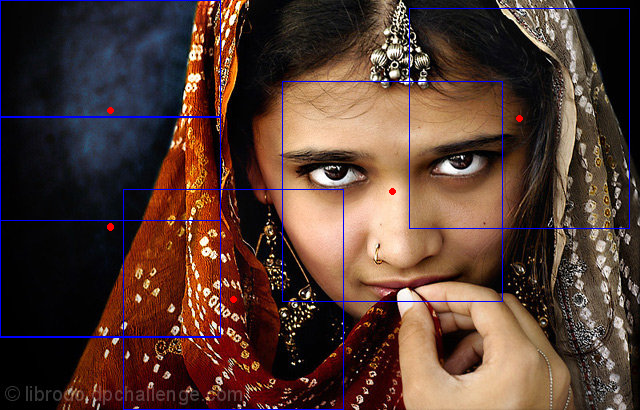
#> input picture multi_patch_subnet/adaptive_patch_selection/girl_patches.png, 640 x 410 px
$ python -i patch_selection.py   (imports and definitions only)   (older library calls are emulated)
#> lines starting #> are read from the running program, lines starting #| are printed output that depends on the picture; after the words box and inside, x2 and y2 are one past the last pixel; in counts of white or black regions, pixels touching at a corner belong together
#!/usr/bin/python

import sys

import os
import numpy as np
import pandas as pd
import cv2
import itertools
import pickle
import glob
import os
from scipy.optimize import minimize
from scipy.linalg import fractional_matrix_power, inv
from cv2 import cvtColor, GaussianBlur, Sobel, CV_64F, COLOR_BGR2HSV, COLOR_BGR2GRAY

#Import saliency map computation function
####################################################################
## Author:
##       Xiang Ruan
##       httpr://ruanxiang.net
##       ruanxiang@gmail.com
## License:
##       GPL 2.0
##       NOTE: the algorithm itself is patented by OMRON, co, Japan
##             my previous employer, so please do not use the algorithm in
##             any commerical product
## Version:
##       1.01
##
## ----------------------------------------------------------------
## A python implementation of manifold ranking saliency
## Usage:
##      import MR
##      import matplotlib.pyplot as plt
##      mr = MR.MR_saliency()
##      sal = mr.saliency(img)
##      plt.imshow(sal)
##      plt.show()
##
## Check paper.pdf for algorithm details
## I leave all th parameters open to maniplating, however, you don't
## have to do it, default values work pretty well, unless you really
## know what you want to do to modify the parameters


import scipy as sp
from skimage.segmentation import slic
from skimage.segmentation import mark_boundaries
from skimage.data import camera
from scipy.linalg import pinv

cv_ver = int(cv2.__version__.split('.')[0])
_cv2_LOAD_IMAGE_COLOR = cv2.IMREAD_COLOR if cv_ver >= 3 else cv2.CV_LOAD_IMAGE_COLOR

class MR_saliency(object):
    """Python implementation of manifold ranking saliency"""
    weight_parameters = {'alpha':0.99,
                         'delta':0.1}
    superpixel_parameters = {'segs':200,
                             'compactness':10,
                             'max_iter':10,
                             'sigma':1,
                             'spacing':None,
                             'multichannel':True,
                             'convert2lab':None,
                             'enforce_connectivity':False,
                             'min_size_factor':0.5,
                             'max_size_factor':3,
                             'slic_zero':False}
    binary_thre = None

    def __init__(self, alpha = 0.99, delta = 0.1,
                 segs = 200, compactness = 10,
                 max_iter = 10, sigma = 1,
                 spacing = None, multichannel = True,
                 convert2lab = None, enforce_connectivity = False,
                 min_size_factor = 0.5, max_size_factor = 3,
                 slic_zero = False):
        self.weight_parameters['alpha'] = alpha
        self.weight_parameters['delta'] = delta
        self.superpixel_parameters['segs'] = segs
        self.superpixel_parameters['compactness'] = compactness
        self.superpixel_parameters['max_iter'] = max_iter
        self.superpixel_parameters['sigma'] = sigma
        self.superpixel_parameters['spacing'] = spacing
        self.superpixel_parameters['multichannel'] = multichannel
        self.superpixel_parameters['convert2lab'] = convert2lab
        self.superpixel_parameters['enforce_connectivity'] = enforce_connectivity
        self.superpixel_parameters['min_size_factor'] = min_size_factor
        self.superpixel_parameters['max_size_factor'] = max_size_factor
        self.superpixel_parameters['slic_zero'] = slic_zero

    def saliency(self,img):
        # read image
        img = self.__MR_readimg(img)
        # superpixel
        labels = self.__MR_superpixel(img)
        # affinity matrix
        aff = self.__MR_affinity_matrix(img,labels)
        # first round
        first_sal = self.__MR_first_stage_saliency(aff,labels)
        # second round
        fin_sal = self.__MR_final_saliency(first_sal,labels,aff)
        return self.__MR_fill_superpixel_with_saliency(labels,fin_sal)


    def __MR_superpixel(self,img):
        return slic(img,self.superpixel_parameters['segs'],
                    self.superpixel_parameters['compactness'],
                    self.superpixel_parameters['max_iter'],
                    self.superpixel_parameters['sigma'],
                    self.superpixel_parameters['spacing'],
                    self.superpixel_parameters['multichannel'],
                    self.superpixel_parameters['convert2lab'],
                    self.superpixel_parameters['enforce_connectivity'],
                    self.superpixel_parameters['min_size_factor'],
                    self.superpixel_parameters['max_size_factor'],
                    self.superpixel_parameters['slic_zero'])

    def __MR_superpixel_mean_vector(self,img,labels):
        s = sp.amax(labels)+1
        vec = sp.zeros((s,3)).astype(float)
        for i in range(s):
            mask = labels == i
            super_v = img[mask].astype(float)
            mean = sp.mean(super_v,0)
            vec[i] = mean
        return vec

    def __MR_affinity_matrix(self,img,labels):
        W,D = self.__MR_W_D_matrix(img,labels)
        aff = pinv(D-self.weight_parameters['alpha']*W)
        aff[sp.eye(sp.amax(labels)+1).astype(bool)] = 0.0 # diagonal elements to 0
        return aff

    def __MR_saliency(self,aff,indictor):
        return sp.dot(aff,indictor)

    def __MR_W_D_matrix(self,img,labels):
        s = sp.amax(labels)+1
        vect = self.__MR_superpixel_mean_vector(img,labels)

        adj = self.__MR_get_adj_loop(labels)

        W = sp.spatial.distance.squareform(sp.spatial.distance.pdist(vect))

        W = sp.exp(-1*W / self.weight_parameters['delta'])
        W[adj.astype(np.bool)] = 0


        D = sp.zeros((s,s)).astype(float)
        for i in range(s):
            D[i, i] = sp.sum(W[i])

        return W,D

    def __MR_boundary_indictor(self,labels):
        s = sp.amax(labels)+1
        up_indictor = (sp.ones((s,1))).astype(float)
        right_indictor = (sp.ones((s,1))).astype(float)
        low_indictor = (sp.ones((s,1))).astype(float)
        left_indictor = (sp.ones((s,1))).astype(float)

        upper_ids = sp.unique(labels[0,:]).astype(int)
        right_ids = sp.unique(labels[:,labels.shape[1]-1]).astype(int)
        low_ids = sp.unique(labels[labels.shape[0]-1,:]).astype(int)
        left_ids = sp.unique(labels[:,0]).astype(int)

        up_indictor[upper_ids] = 0.0
        right_indictor[right_ids] = 0.0
        low_indictor[low_ids] = 0.0
        left_indictor[left_ids] = 0.0

        return up_indictor,right_indictor,low_indictor,left_indictor

    def __MR_second_stage_indictor(self,saliency_img_mask,labels):
        s = sp.amax(labels)+1
        # get ids from labels image
        ids = sp.unique(labels[saliency_img_mask]).astype(int)
        # indictor
        indictor = sp.zeros((s,1)).astype(float)
        indictor[ids] = 1.0
        return indictor

    def __MR_get_adj_loop(self, labels):
        s = sp.amax(labels) + 1
        adj = np.ones((s, s), np.bool)

        for i in range(labels.shape[0] - 1):
            for j in range(labels.shape[1] - 1):
                if labels[i, j] != labels[i+1, j]:
                    adj[labels[i, j],       labels[i+1, j]]              = False
                    adj[labels[i+1, j],   labels[i, j]]                  = False
                if labels[i, j] != labels[i, j + 1]:
                    adj[labels[i, j],       labels[i, j+1]]              = False
                    adj[labels[i, j+1],   labels[i, j]]                  = False
                if labels[i, j] != labels[i + 1, j + 1]:
                    adj[labels[i, j]        ,  labels[i+1, j+1]]       = False
                    adj[labels[i+1, j+1],  labels[i, j]]               = False
                if labels[i + 1, j] != labels[i, j + 1]:
                    adj[labels[i+1, j],   labels[i, j+1]]              = False
                    adj[labels[i, j+1],   labels[i+1, j]]              = False

        upper_ids = sp.unique(labels[0,:]).astype(int)
        right_ids = sp.unique(labels[:,labels.shape[1]-1]).astype(int)
        low_ids = sp.unique(labels[labels.shape[0]-1,:]).astype(int)
        left_ids = sp.unique(labels[:,0]).astype(int)

        bd = np.append(upper_ids, right_ids)
        bd = np.append(bd, low_ids)
        bd = sp.unique(np.append(bd, left_ids))

        for i in range(len(bd)):
            for j in range(i + 1, len(bd)):
                adj[bd[i], bd[j]] = False
                adj[bd[j], bd[i]] = False

        return adj

    def __MR_fill_superpixel_with_saliency(self,labels,saliency_score):
        sa_img = labels.copy().astype(float)
        for i in range(sp.amax(labels)+1):
            mask = labels == i
            sa_img[mask] = saliency_score[i]
        return cv2.normalize(sa_img,None,0,255,cv2.NORM_MINMAX)

    def __MR_first_stage_saliency(self,aff,labels):
        up,right,low,left = self.__MR_boundary_indictor(labels)
        up_sal = 1- self.__MR_saliency(aff,up)
        up_img = self.__MR_fill_superpixel_with_saliency(labels,up_sal)

        right_sal = 1-self.__MR_saliency(aff,right)
        right_img = self.__MR_fill_superpixel_with_saliency(labels,right_sal)

        low_sal = 1-self.__MR_saliency(aff,low)
        low_img = self.__MR_fill_superpixel_with_saliency(labels,low_sal)

        left_sal = 1-self.__MR_saliency(aff,left)
        left_img = self.__MR_fill_superpixel_with_saliency(labels,left_sal)

        return 1- up_img*right_img*low_img*left_img


    def __MR_final_saliency(self,integrated_sal, labels, aff):
        # get binary image
        if self.binary_thre == None:
            thre = sp.median(integrated_sal.astype(float))

        mask = integrated_sal > thre
        # get indicator
        ind = self.__MR_second_stage_indictor(mask,labels)

        return self.__MR_saliency(aff,ind)

    # read image
    def __MR_readimg(self,img):
        if isinstance(img,str): # a image path
            img = cv2.imread(img, _cv2_LOAD_IMAGE_COLOR)
        img = cv2.cvtColor(img,cv2.COLOR_RGB2LAB).astype(float)/255
        # Keeping the image in full size
        #h = 100
        #w = int(float(h)/float(img.shape[0])*float(img.shape[1]))
        #return cv2.resize(img,(w,h))
        return img


class SelectAdaptativePatch(object):
  # [232 lines left out: functions __init__, preComputeF, wassertsteinDistance, D_p, initialize_five_centers_line, computeF and 2 more, not called in this run]


# [2 lines not run here, left out]

>>> import cv2
>>> picture = cv2.imread('girl_patches.png')
#> picture is the input picture: shape (410, 640, 3); mean B, G, R 51.1, 59.2, 85.2
>>> result = MR_saliency().saliency(picture)
#> in __MR_superpixel, `return slic(img,self.superpixel_parameters['segs'], self.superpixel_pa..`:
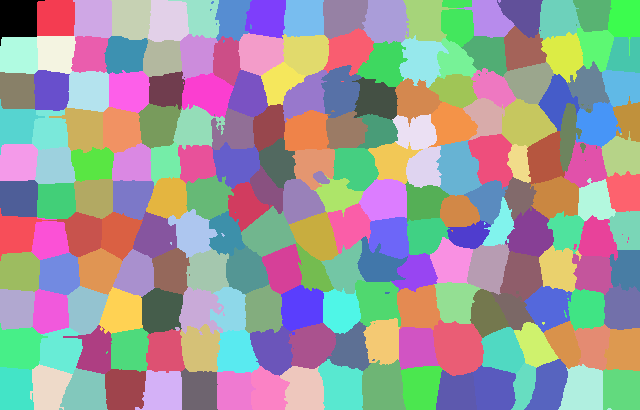
#> returned value: shape (410, 640) int64; 198 distinct labels, from 0 to 197; one colour per label, 0 black
#> in __MR_W_D_matrix, `s = sp.amax(labels)+1`: s = 198
#> the loop in __MR_superpixel_mean_vector, `for i in range(s):` made 198 passes
#> mean on passes 1 to 3: [0.045, 0.523, 0.519], [0.0574, 0.513, 0.513], [0.151, 0.531, 0.526]
#> pass 1, in __MR_superpixel_mean_vector, `mask = labels == i`:
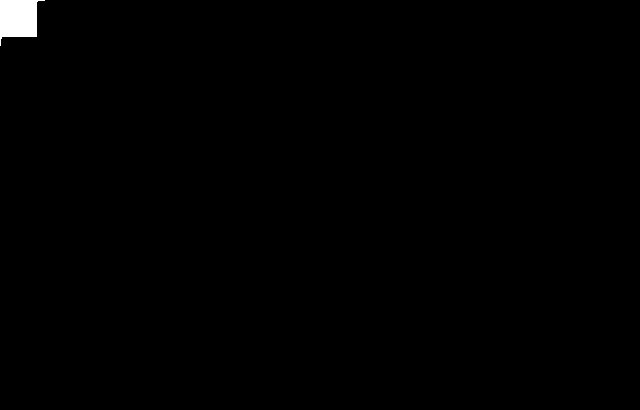
#> mask: shape (410, 640) bool; 0.53% white; 1 white region, box (x1, y1, x2, y2) and area: (0, 0, 45, 46) 1389
#> after the loop in __MR_superpixel_mean_vector, `for i in range(s):`: vec = 198 rows, first 8: [0.045, 0.523, 0.519], [0.0574, 0.513, 0.513], [0.151, 0.531, 0.526], [0.185, 0.536, 0.531], [0.212, 0.536, 0.547], [0.268, 0.576, 0.4], [0.414, 0.547, 0.4], [0.0225, 0.503, 0.501]
#> in __MR_W_D_matrix, `vect = self.__MR_superpixel_mean_vector(img,labels)`: vect has the same summary as vec in __MR_superpixel_mean_vector
#> in __MR_get_adj_loop, `s = sp.amax(labels) + 1`: s = 198
#> after the loop in __MR_get_adj_loop, `for i in range(labels.shape[0] - 1):`: adj: shape (198, 198) bool; 97.2% white; black in thin lines or dots
#> in __MR_get_adj_loop, `upper_ids = sp.unique(labels[0,:]).astype(int)`: upper_ids = 18 values from 0 to 17
#> in __MR_get_adj_loop, `right_ids = sp.unique(labels[:,labels.shape[1]-1]).astype(int)`: right_ids = [17, 35, 53, 71, 89, 107, 125, 143, 161, 179, 197]
#> in __MR_get_adj_loop, `low_ids = sp.unique(labels[labels.shape[0]-1,:]).astype(int)`: low_ids = 18 values from 180 to 197
#> in __MR_get_adj_loop, `left_ids = sp.unique(labels[:,0]).astype(int)`: left_ids = [0, 18, 36, 54, 72, 90, 108, 126, 144, 162, 180]
#> in __MR_get_adj_loop, `bd = np.append(upper_ids, right_ids)`: bd = 29 values from 0 to 197
#> in __MR_get_adj_loop, `bd = np.append(bd, low_ids)`: bd = 47 values, max 197 at index 28, min 0 at index 0, mean 100.5
#> in __MR_get_adj_loop, `bd = sp.unique(np.append(bd, left_ids))`: bd = 54 values from 0 to 197
#> the loop in __MR_get_adj_loop, `for i in range(len(bd)):` made 54 passes
#> after the loop in __MR_get_adj_loop, `for i in range(len(bd)):`:
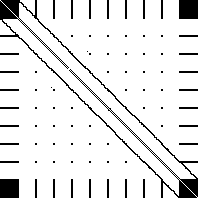
#> adj: shape (198, 198) bool; 90.2% white; 75 black regions (44 under 20 px), largest, box (x1, y1, x2, y2) and area: (0, 0, 198, 198) 1886, (179, 0, 198, 19) 361, (0, 179, 19, 198) 361
#> in __MR_W_D_matrix, `D = sp.zeros((s,s)).astype(float)`: D: shape (198, 198) float64; every value is 0
#> after the loop in __MR_W_D_matrix, `for i in range(s):`: D: shape (198, 198) float64; min 0, max 23.97, mean 0
#> in __MR_affinity_matrix, `aff[sp.eye(sp.amax(labels)+1).astype(bool)] = 0.0`:
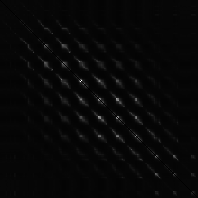
#> aff: shape (198, 198) float64; min 0, max 3.2, mean 0.102; drawn with min black and max white
#> in __MR_boundary_indictor, `s = sp.amax(labels)+1`: s = 198
#> in __MR_boundary_indictor, `up_indictor = (sp.ones((s,1))).astype(float)`: up_indictor = 198 values from 1 to 1
#> in __MR_boundary_indictor, `upper_ids = sp.unique(labels[0,:]).astype(int)`: upper_ids = 18 values from 0 to 17
#> in __MR_boundary_indictor, `right_ids = sp.unique(labels[:,labels.shape[1]-1]).astype(int)`: right_ids = [17, 35, 53, 71, 89, 107, 125, 143, 161, 179, 197]
#> in __MR_boundary_indictor, `low_ids = sp.unique(labels[labels.shape[0]-1,:]).astype(int)`: low_ids = 18 values from 180 to 197
#> in __MR_boundary_indictor, `left_ids = sp.unique(labels[:,0]).astype(int)`: left_ids = [0, 18, 36, 54, 72, 90, 108, 126, 144, 162, 180]
#> in __MR_first_stage_saliency, `up,right,low,left = self.__MR_boundary_indictor(labels)`: up = 198 values from 0 to 1; right = 198 values, max 1 at index 0, min 0 at index 17, mean 0.944; low = 198 values, max 1 at index 0, min 0 at index 180, mean 0.909; left = 198 values, max 1 at index 1, min 0 at index 0, mean 0.944
#> in __MR_first_stage_saliency, `up_sal = 1- self.__MR_saliency(aff,up)`: up_sal = 198 values, max -12.71 at index 180, min -32.88 at index 99, mean -17.75
#> after the loop in __MR_fill_superpixel_with_saliency, `for i in range(sp.amax(labels)+1):`:
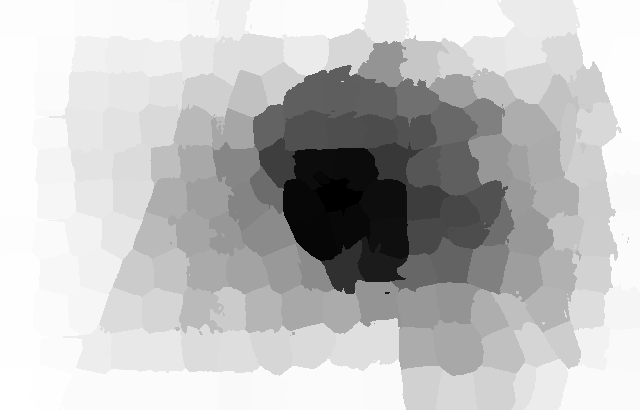
#> sa_img: shape (410, 640) float64; min -32.88, max -12.71, mean -17.69; drawn with min black and max white
#> in __MR_first_stage_saliency, `right_sal = 1-self.__MR_saliency(aff,right)`: right_sal = 198 values, max -13.33 at index 180, min -33.29 at index 99, mean -18.32
#> in __MR_first_stage_saliency, `low_sal = 1-self.__MR_saliency(aff,low)`: low_sal = 198 values, max -12.76 at index 35, min -32.85 at index 99, mean -17.71
#> in __MR_first_stage_saliency, `left_sal = 1-self.__MR_saliency(aff,left)`: left_sal = 198 values, max -13.32 at index 35, min -33.3 at index 99, mean -18.34
#> in __MR_final_saliency, `thre = sp.median(integrated_sal.astype(float))`: thre = -2.15e+09
#> in __MR_final_saliency, `mask = integrated_sal > thre`:
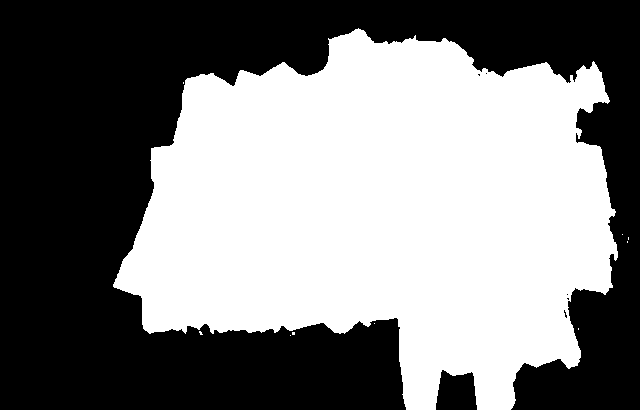
#> mask: shape (410, 640) bool; 49.4% white; 10 white regions (9 under 20 px), largest, box (x1, y1, x2, y2) and area: (113, 28, 618, 410) 129687
#> in __MR_second_stage_indictor, `s = sp.amax(labels)+1`: s = 198
#> in __MR_second_stage_indictor, `ids = sp.unique(labels[saliency_img_mask]).astype(int)`: ids = 99 values from 27 to 193
#> in __MR_second_stage_indictor, `indictor = sp.zeros((s,1)).astype(float)`: indictor = 198 values from 0 to 0
#> in __MR_final_saliency, `ind = self.__MR_second_stage_indictor(mask,labels)`: ind = 198 values, max 1 at index 27, min 0 at index 0, mean 0.5
#> in saliency, `fin_sal = self.__MR_final_saliency(first_sal,labels,aff)`: fin_sal = 198 values, max 29.11 at index 99, min 6.77 at index 145, mean 12.04
#> after the loop in __MR_fill_superpixel_with_saliency (call 5), `for i in range(sp.amax(labels)+1):`:
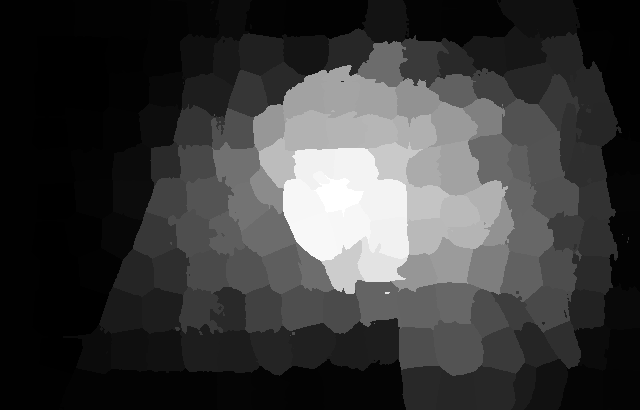
#> sa_img: shape (410, 640) float64; min 6.77, max 29.11, mean 12; drawn with min black and max white
